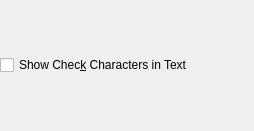
<?xml version="1.0" encoding="UTF-8"?>
<ui version="4.0">
 <class>grpPlessey</class>
 <widget class="QWidget" name="grpPlessey">
  <property name="geometry">
   <rect>
    <x>0</x>
    <y>0</y>
    <width>254</width>
    <height>131</height>
   </rect>
  </property>
  <property name="windowTitle">
   <string>Form</string>
  </property>
  <layout class="QVBoxLayout" name="vLayoutPlessey">
   <property name="contentMargins">
    <number>0</number>
   </property>
   <property name="leftMargin">
    <number>0</number>
   </property>
   <property name="topMargin">
    <number>0</number>
   </property>
   <property name="rightMargin">
    <number>0</number>
   </property>
   <property name="bottomMargin">
    <number>0</number>
   </property>
   <item>
    <widget class="QCheckBox" name="chkPlesseyShowChecks">
     <property name="text">
      <string>Show Chec&amp;k Characters in Text</string>
     </property>
     <property name="toolTip">
      <string>Display the 2 check characters in
the Human Readable Text</string>
     </property>
     <property name="checked">
      <bool>false</bool>
     </property>
    </widget>
   </item>
  </layout>
 </widget>
 <resources/>
 <connections/>
</ui>
